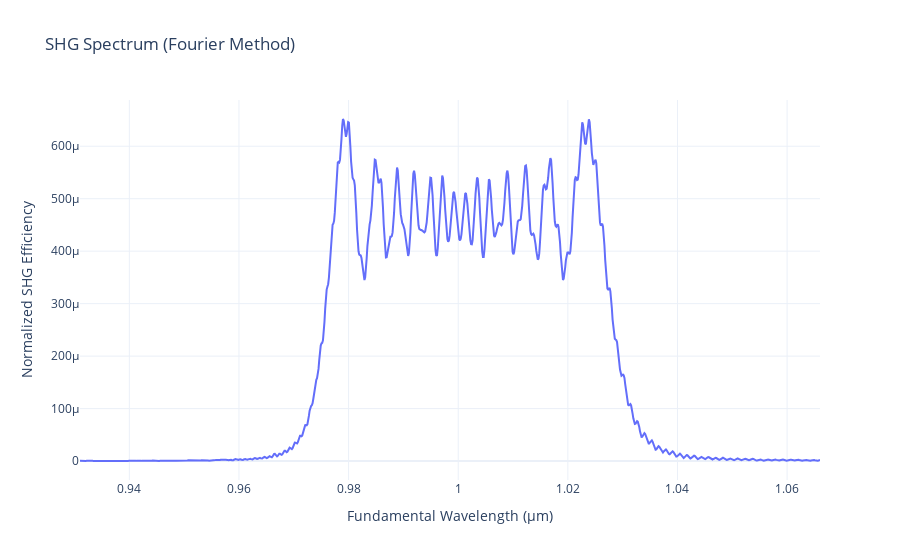

The notebook cell saved with this chart:
### Code cell
# physical conditions.
design_temp = 70.0
wl_start = 0.931
wl_end = 1.066
num_wl_points = 1000

# define widths.
num_domains = 600
chirp_rate = 0.0001  # Chirp rate
initial_width = 3.6  # μm
profile = grating.tapered_profile(num_domains, initial_width, chirp_rate, 999)
widths, _ = grating.build(profile)

# calculated values from physical conditions.
wls = jnp.linspace(wl_start, wl_end, num_wl_points)
device = DeviceConfig(length=float(jnp.sum(widths)), num_domains=widths.shape[0], kappa=1.31e-5 / (2 / jnp.pi))
effs = calc_effs(widths, wls, device, design_temp)

plot_spectrum(wls, effs)

### Figure 1 — Plotly figure (JSON) as saved in the notebook; plotly's stock layout.template omitted (floating-point values rounded to 4 significant figures; data arrays with more than 128 entries replaced by an {"elided": "..."} marker saying what was removed)
{"data": [{"mode": "lines", "name": "Fourier Method", "type": "scatter", "x": {"elided": "1000 float values"}, "y": {"elided": "1000 float values"}}], "layout": {"title": {"text": "SHG Spectrum (Fourier Method)"}, "xaxis": {"title": {"text": "Fundamental Wavelength (μm)"}}, "yaxis": {"title": {"text": "Normalized SHG Efficiency"}}}}
